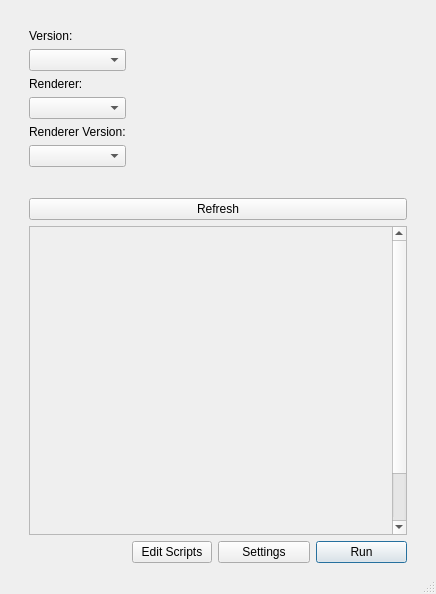
<?xml version="1.0" encoding="UTF-8"?>
<ui version="4.0">
 <class>MainWindow</class>
 <widget class="QMainWindow" name="MainWindow">
  <property name="geometry">
   <rect>
    <x>0</x>
    <y>0</y>
    <width>436</width>
    <height>594</height>
   </rect>
  </property>
  <property name="minimumSize">
   <size>
    <width>0</width>
    <height>0</height>
   </size>
  </property>
  <property name="windowTitle">
   <string>Katana Launcher</string>
  </property>
  <property name="autoFillBackground">
   <bool>false</bool>
  </property>
  <property name="styleSheet">
   <string notr="true"/>
  </property>
  <property name="unifiedTitleAndToolBarOnMac">
   <bool>true</bool>
  </property>
  <widget class="QWidget" name="centralwidget">
   <property name="sizePolicy">
    <sizepolicy hsizetype="Preferred" vsizetype="Preferred">
     <horstretch>0</horstretch>
     <verstretch>0</verstretch>
    </sizepolicy>
   </property>
   <layout class="QVBoxLayout" name="verticalLayout_2">
    <item>
     <layout class="QGridLayout" name="gridLayout" rowstretch="1,0,0,0" columnstretch="1,0,0,0">
      <property name="sizeConstraint">
       <enum>QLayout::SetNoConstraint</enum>
      </property>
      <property name="leftMargin">
       <number>20</number>
      </property>
      <property name="topMargin">
       <number>20</number>
      </property>
      <property name="rightMargin">
       <number>20</number>
      </property>
      <item row="2" column="0" colspan="4">
       <widget class="QScrollArea" name="scrollArea">
        <property name="sizePolicy">
         <sizepolicy hsizetype="Expanding" vsizetype="Expanding">
          <horstretch>0</horstretch>
          <verstretch>0</verstretch>
         </sizepolicy>
        </property>
        <property name="autoFillBackground">
         <bool>true</bool>
        </property>
        <property name="verticalScrollBarPolicy">
         <enum>Qt::ScrollBarAsNeeded</enum>
        </property>
        <property name="horizontalScrollBarPolicy">
         <enum>Qt::ScrollBarAlwaysOff</enum>
        </property>
        <property name="widgetResizable">
         <bool>false</bool>
        </property>
        <widget class="QWidget" name="scrollAreaWidgetContents">
         <property name="geometry">
          <rect>
           <x>0</x>
           <y>0</y>
           <width>449</width>
           <height>369</height>
          </rect>
         </property>
         <property name="sizePolicy">
          <sizepolicy hsizetype="Expanding" vsizetype="Expanding">
           <horstretch>0</horstretch>
           <verstretch>0</verstretch>
          </sizepolicy>
         </property>
         <widget class="QWidget" name="verticalLayoutWidget">
          <property name="geometry">
           <rect>
            <x>0</x>
            <y>0</y>
            <width>371</width>
            <height>311</height>
           </rect>
          </property>
          <layout class="QVBoxLayout" name="scripts_layout">
           <property name="spacing">
            <number>5</number>
           </property>
           <property name="sizeConstraint">
            <enum>QLayout::SetDefaultConstraint</enum>
           </property>
           <property name="leftMargin">
            <number>10</number>
           </property>
           <property name="topMargin">
            <number>10</number>
           </property>
          </layout>
         </widget>
        </widget>
       </widget>
      </item>
      <item row="3" column="2">
       <widget class="QPushButton" name="settings_BTN">
        <property name="sizePolicy">
         <sizepolicy hsizetype="Expanding" vsizetype="Fixed">
          <horstretch>1</horstretch>
          <verstretch>0</verstretch>
         </sizepolicy>
        </property>
        <property name="maximumSize">
         <size>
          <width>100</width>
          <height>16777215</height>
         </size>
        </property>
        <property name="text">
         <string>Settings</string>
        </property>
        <property name="autoDefault">
         <bool>false</bool>
        </property>
       </widget>
      </item>
      <item row="3" column="3">
       <widget class="QPushButton" name="run_BTN">
        <property name="sizePolicy">
         <sizepolicy hsizetype="Expanding" vsizetype="Fixed">
          <horstretch>1</horstretch>
          <verstretch>0</verstretch>
         </sizepolicy>
        </property>
        <property name="maximumSize">
         <size>
          <width>100</width>
          <height>16777215</height>
         </size>
        </property>
        <property name="text">
         <string>Run</string>
        </property>
        <property name="autoDefault">
         <bool>false</bool>
        </property>
        <property name="default">
         <bool>true</bool>
        </property>
       </widget>
      </item>
      <item row="0" column="0">
       <layout class="QVBoxLayout" name="verticalLayout">
        <property name="bottomMargin">
         <number>25</number>
        </property>
        <item>
         <layout class="QFormLayout" name="formLayout">
          <item row="0" column="0">
           <widget class="QLabel" name="katana_version_LBL">
            <property name="text">
             <string>Version:</string>
            </property>
           </widget>
          </item>
          <item row="1" column="0" colspan="2">
           <widget class="QComboBox" name="katana_version_CB">
            <property name="sizePolicy">
             <sizepolicy hsizetype="Expanding" vsizetype="Fixed">
              <horstretch>0</horstretch>
              <verstretch>0</verstretch>
             </sizepolicy>
            </property>
            <property name="editable">
             <bool>false</bool>
            </property>
            <property name="placeholderText" stdset="0">
             <string/>
            </property>
           </widget>
          </item>
         </layout>
        </item>
        <item>
         <layout class="QFormLayout" name="formLayout_2">
          <item row="0" column="0">
           <widget class="QLabel" name="renderer_LBL">
            <property name="text">
             <string>Renderer:</string>
            </property>
           </widget>
          </item>
          <item row="1" column="0" colspan="2">
           <widget class="QComboBox" name="renderer_CB">
            <property name="sizePolicy">
             <sizepolicy hsizetype="Expanding" vsizetype="Fixed">
              <horstretch>0</horstretch>
              <verstretch>0</verstretch>
             </sizepolicy>
            </property>
           </widget>
          </item>
         </layout>
        </item>
        <item>
         <layout class="QFormLayout" name="formLayout_3">
          <item row="0" column="0">
           <widget class="QLabel" name="renderer_version_LBL">
            <property name="text">
             <string>Renderer Version:</string>
            </property>
           </widget>
          </item>
          <item row="1" column="0" colspan="2">
           <widget class="QComboBox" name="renderer_version_CB">
            <property name="sizePolicy">
             <sizepolicy hsizetype="Expanding" vsizetype="Fixed">
              <horstretch>0</horstretch>
              <verstretch>0</verstretch>
             </sizepolicy>
            </property>
           </widget>
          </item>
         </layout>
        </item>
       </layout>
      </item>
      <item row="1" column="0" colspan="4">
       <widget class="QPushButton" name="refresh_BTN">
        <property name="toolTip">
         <string>&lt;html&gt;&lt;head/&gt;&lt;body&gt;&lt;p&gt;Refresh all paths.&lt;/p&gt;&lt;/body&gt;&lt;/html&gt;</string>
        </property>
        <property name="text">
         <string>Refresh</string>
        </property>
       </widget>
      </item>
      <item row="0" column="2" colspan="2">
       <widget class="QLabel" name="label">
        <property name="sizePolicy">
         <sizepolicy hsizetype="Maximum" vsizetype="Maximum">
          <horstretch>0</horstretch>
          <verstretch>0</verstretch>
         </sizepolicy>
        </property>
        <property name="maximumSize">
         <size>
          <width>200</width>
          <height>200</height>
         </size>
        </property>
        <property name="text">
         <string/>
        </property>
        <property name="pixmap">
         <pixmap>logo.png</pixmap>
        </property>
        <property name="scaledContents">
         <bool>true</bool>
        </property>
        <property name="alignment">
         <set>Qt::AlignCenter</set>
        </property>
       </widget>
      </item>
      <item row="3" column="1">
       <widget class="QPushButton" name="editScripts_BTN">
        <property name="text">
         <string>Edit Scripts</string>
        </property>
       </widget>
      </item>
     </layout>
    </item>
   </layout>
  </widget>
  <widget class="QMenuBar" name="menubar">
   <property name="geometry">
    <rect>
     <x>0</x>
     <y>0</y>
     <width>436</width>
     <height>18</height>
    </rect>
   </property>
  </widget>
  <widget class="QStatusBar" name="statusbar"/>
 </widget>
 <resources/>
 <connections/>
</ui>
